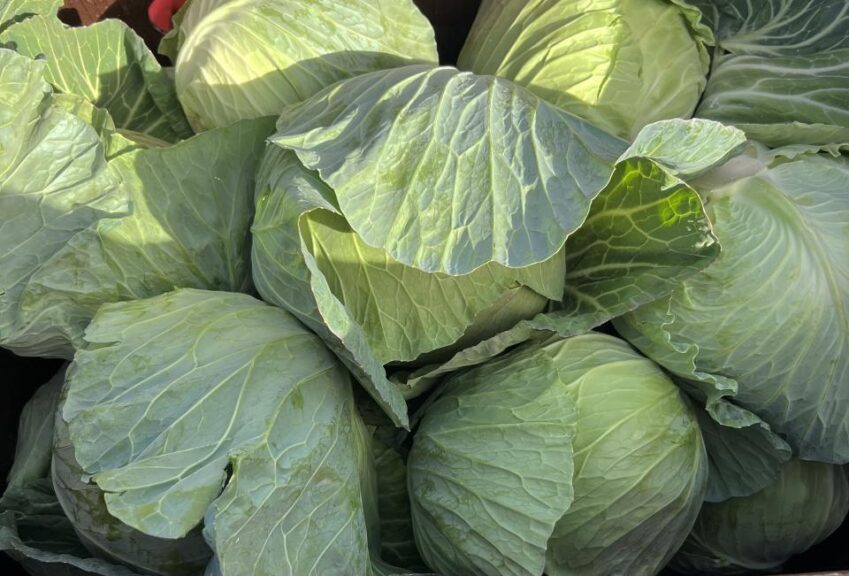
#> input picture backend/ml_data/brassica/healthy/3610-Cabbage-Bejo_gallery-849x576.jpg, 849 x 576 px, found by its file name
$ python train_scan_models.py
#> lines starting #> are read from the running program, lines starting #| are printed output that depends on the picture
"""
File: train_scan_models.py

Purpose:
Trains Random Forest models for maize and orchard crop classification,
used by the scanner feature to predict healthy, pest risk, or disease
risk from uploaded farmer images.

Responsibilities:
- Load crop images from the ml_data directory for each crop type
  and extract hand-crafted features from each image including mean
  RGB values, standard deviation, and 16-bin colour histograms
- Skip any images that cannot be opened or are not valid image files
- Split the dataset into training and test sets using an 80/20 split
  with stratification to maintain class balance
- Train a Random Forest classifier with 200 trees for each crop type
  and print the accuracy and classification report after training
- Save each trained model as a .pkl file in the ml_models directory
  for use by the scanner router at prediction time
- Skip training for any crop that does not have enough images to
  train reliably

Layer:
Backend (Machine Learning / Model Training)

Related:
- scanner_router.py (loads the saved .pkl models and uses them to
  run predictions on uploaded farmer images)
- train_brassica.py (trains the CNN model used for brassica crops
  instead of Random Forest)
- ml_models (directory where the trained .pkl files are saved)
- ml_data (directory containing the crop image dataset)
- System Design page (documents the decision to use Random Forest
  for maize and orchard crops due to speed and low resource use)

Reference:

ChatGPT and Claude were used during the development of this

file to support debugging and to clarify concepts needed to implement specific

features. All code was written, reviewed, and tested by the development team.

ChatGPT (2026) ChatGPT [AI assistant]. OpenAI. Available at: https://chat.openai.com (Accessed: May 2026).

Claude (2026) Claude [AI assistant]. Anthropic. Available at: https://claude.ai (Accessed: May 2026).

"""

import os
import joblib
import numpy as np
from PIL import Image
from sklearn.ensemble import RandomForestClassifier
from sklearn.model_selection import train_test_split
from sklearn.metrics import classification_report, accuracy_score


DATA_DIR = "ml_data"
MODEL_DIR = "ml_models"

CROPS = ["maize", "brassica", "orchard"]
LABELS = ["healthy", "pest_risk", "disease_risk"]

os.makedirs(MODEL_DIR, exist_ok=True)


def extract_features(image_path: str) -> np.ndarray:
    """
    Extract simple image features:
    - mean RGB
    - std RGB
    - 16-bin histogram for each RGB channel
    """
    img = Image.open(image_path).convert("RGB")
#> img is the input picture: PIL image 849x576 RGB; mean R, G, B 115.8, 132.5, 99.3
    img = img.resize((128, 128))
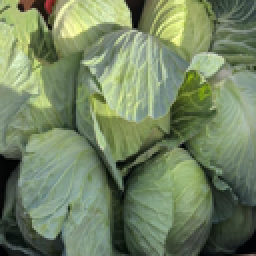
#> img: PIL image 128x128 RGB (shown 2 times larger); mean R, G, B 115.8, 132.5, 99.3
    arr = np.array(img)

    mean_rgb = arr.mean(axis=(0, 1))
#> mean_rgb = [115.8, 132.5, 99.26]
    std_rgb = arr.std(axis=(0, 1))
#> std_rgb = [48.48, 51.69, 40.82]

    hist_r, _ = np.histogram(arr[:, :, 0], bins=16, range=(0, 256), density=True)
#> hist_r = [0.00145, 0.00203, 0.00293, 0.00392, 0.00388, 0.00492, 0.00669, 0.00995, 0.0103, 0.00585, 0.00355, 0.00326, 0.00234, 0.000889, 0.000393, 0.000164]
    hist_g, _ = np.histogram(arr[:, :, 1], bins=16, range=(0, 256), density=True)
#> hist_g = [0.00102, 0.00157, 0.00207, 0.003, 0.00355, 0.00323, 0.00444, 0.00594, 0.00841, 0.00997, 0.00788, 0.00381, 0.00338, 0.00275, 0.00107, 0.000412]
    hist_b, _ = np.histogram(arr[:, :, 2], bins=16, range=(0, 256), density=True)
#> hist_b = [0.00147, 0.00271, 0.00423, 0.00498, 0.00602, 0.00743, 0.00832, 0.00975, 0.0088, 0.00587, 0.00232, 0.000526, 5.34e-05, 7.63e-06, 0, 0]

    features = np.concatenate([mean_rgb, std_rgb, hist_r, hist_g, hist_b])
#> features = 54 values, max 132.5 at index 1, min 0 at index 52, mean 9.05
    return features

# load all images for crop type and extract features + labels
def load_crop_dataset(crop: str):
    X, y = [], []
    crop_dir = os.path.join(DATA_DIR, crop)

    for label in LABELS:
        label_dir = os.path.join(crop_dir, label)
        if not os.path.exists(label_dir):
            print(f"Missing folder: {label_dir}")
            continue

        for filename in os.listdir(label_dir):
            if not filename.lower().endswith((".jpg", ".jpeg", ".png")):
                continue

            image_path = os.path.join(label_dir, filename)
        # skip corrupted or unreadable image
            try:
                features = extract_features(image_path)
                X.append(features)
                y.append(label)
            except Exception as e:
                print(f"Skipping {image_path}: {e}")

    return np.array(X), np.array(y)


def train_crop_model(crop: str):
    print(f"\n=== Training model for {crop} ===")
    X, y = load_crop_dataset(crop)
# skip if not enough data to train reliably
    if len(X) < 15:
        print(f"Not enough images for {crop}")
        return

    X_train, X_test, y_train, y_test = train_test_split(
        X,
        y,
        test_size=0.2,
        random_state=42,
        stratify=y
    )
    # 200 trees with max depth 14, is it balanced between accuracy and speed ? depnds on the result ]
    model = RandomForestClassifier(
        n_estimators=200,
        max_depth=14,
        random_state=42
    )
    model.fit(X_train, y_train)

    y_pred = model.predict(X_test)
    # save model as .pkl for use by scanner_router at prediction time
    print(f"Accuracy for {crop}: {accuracy_score(y_test, y_pred):.3f}")
    print(classification_report(y_test, y_pred))

    model_path = os.path.join(MODEL_DIR, f"{crop}_model.pkl")
    joblib.dump(model, model_path)
    print(f"Saved model: {model_path}")


def main():
    for crop in CROPS:
        train_crop_model(crop)


if __name__ == "__main__":
    main()
